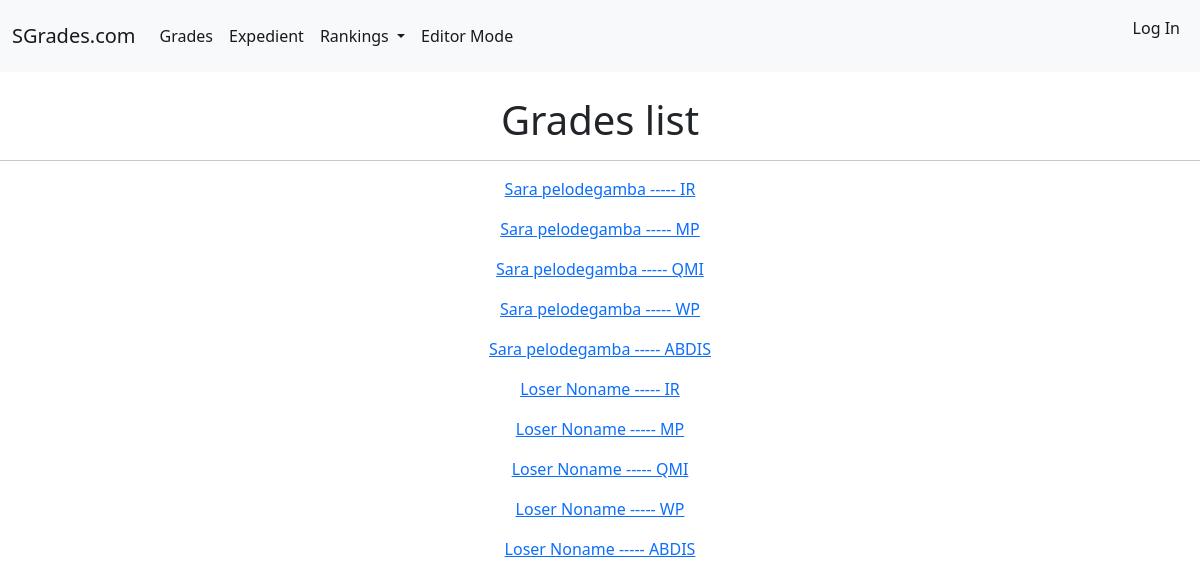
The page /editormode/grades_list/ on the database as committed earlier.
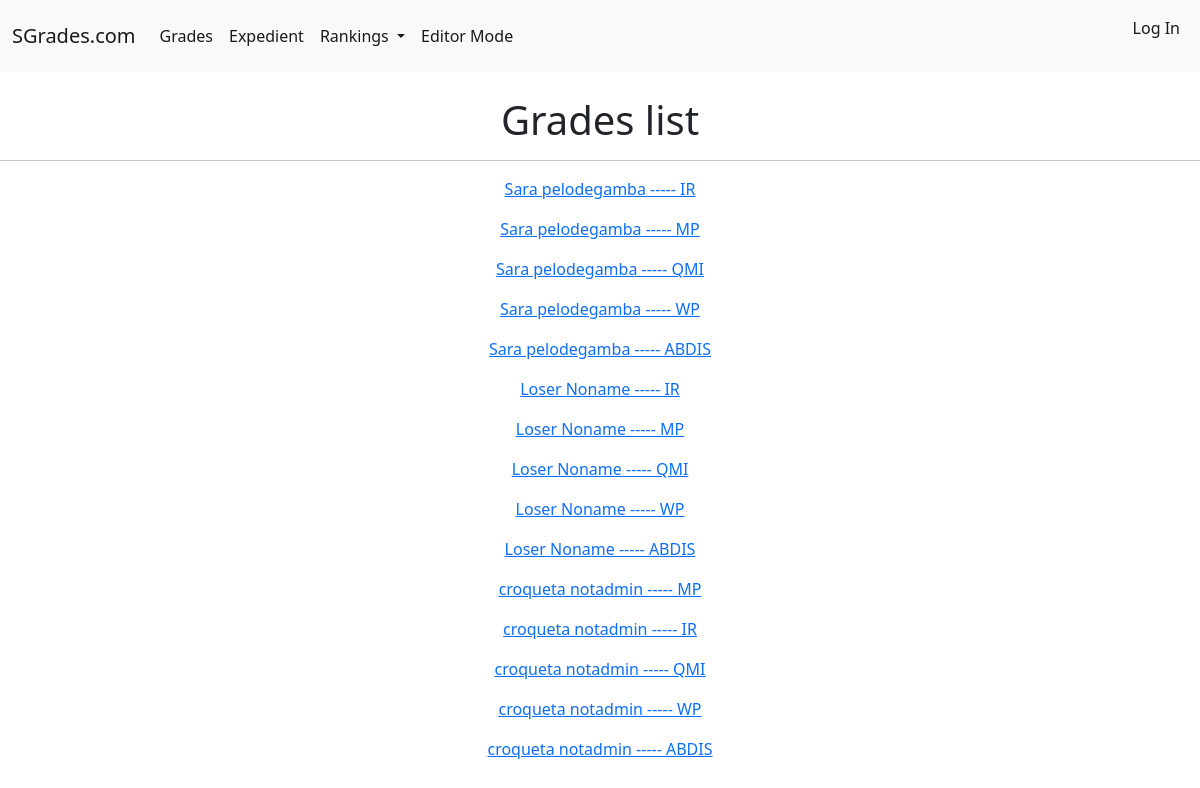
The same page on the database as committed later.
### SGrades/models.py (models this page shows, shortened)
class Grade(models.Model):
    Student = models.ForeignKey(Student, on_delete=models.CASCADE)
    Subject_Grades = models.ForeignKey(Subject, on_delete=models.CASCADE)
    Mean = models.FloatField(editable=False, default=0)
    class Meta:
        unique_together = (('Student', 'Subject_Grades'),)
    def __str__(self):
        return f'{self.Student} ----- {self.Subject_Grades}'

class Student(models.Model):
    COURSES = (
        ('3', 'Tercer curso'),
    )
    Student_Nif = models.CharField(primary_key=True, max_length=10)
    Name = models.CharField(max_length=20)
    Surname = models.CharField(max_length=50)
    Expedient = models.FloatField(blank=True, default=0, editable=False)
    Ranking = models.IntegerField(editable=False, default=0)
    Course = models.CharField(choices=COURSES, max_length=1)
    def __str__(self):
        return f'{self.Name} {self.Surname}'

class Subject(models.Model):
    NAMES = (
        ('IR', 'Ingenirería de Requisitos'),
        ('MP', 'Modelos de Proceso'),
        ('QMI', 'Gestión y mejora de la calidad'),
        ('WP', 'Proyecto Web'),
        ('ABDIS', 'Ampliación de bases de datos e Ingeniería del Software'),
    )
    COURSES = (
        ('3', 'Tercer curso'),
    )
    Subject_Name = models.CharField(primary_key=True, choices=NAMES, max_length=5)
    Course = models.CharField(choices=COURSES, max_length=1)
    Best_Student = models.ForeignKey(Student, on_delete=models.CASCADE, editable=False)
    def __str__(self):
        return f'{self.Subject_Name}'

### SGrades/views.py (the view)
# urls.py: path('editormode/grades_list/', GradesListView, name='grades_list'),
def GradesListView(request):
    return render(request, 'grades_list.html', {'Grades_list': Grade.objects.all()})

### templates/grades_list.html (shortened to what this page needs)
{% extends 'base.html' %}
{% block content %}
        <h1 style="text-align:center">
            Grades list
        </h1>
    <hr>
    {% for grades in Grades_list %}
        <p style="text-align:center">
            <a href="{% url 'grade_detail' grades.pk %}">
                {{grades}}
            </a>
        </p>
    {% endfor %}
{% endblock %}

Rows that differ between the two databases and show on the page:
added Grade: Student+Subject_Grades "croqueta notadmin ----- MP"
added Grade: Student+Subject_Grades "croqueta notadmin ----- IR"
added Grade: Student+Subject_Grades "croqueta notadmin ----- QMI"
added Grade: Student+Subject_Grades "croqueta notadmin ----- WP"
added Grade: Student+Subject_Grades "croqueta notadmin ----- ABDIS"
